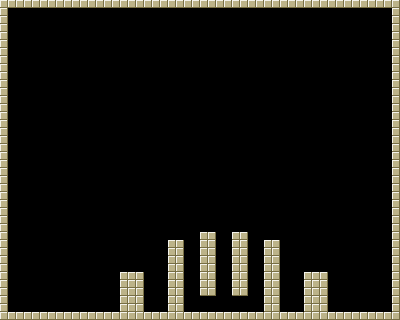

A 2D game scene composited from a Tiled map and its tileset images. What follows is a short description and the map's XML, with each tile layer's data collapsed to a summary:
An orthogonal 50x40 tile map with 8x8 px tiles, 1 tile layer (background) and 10 objects.

<map version="1.0" orientation="orthogonal" width="50" height="40" tilewidth="8" tileheight="8">
 <tileset firstgid="1" name="walls" tilewidth="8" tileheight="8">
  <image source="../tilesets/walls.png" width="32" height="16" />
  <tile id="0">
   <properties>
    <property name="shape" value="square" />
   </properties>
  </tile>
 </tileset>
 <layer name="background" width="50" height="40">
  <data>[2000 cells, 274 non-empty, 1 distinct tile ids]</data>
 </layer>
 <objectgroup name="collision" width="50" height="40">
  <object x="0" y="312" width="400" height="8" />
  <object x="0" y="0" width="8" height="312" />
  <object x="8" y="0" width="384" height="8" />
  <object x="392" y="0" width="8" height="312" />
  <object x="120" y="272" width="24" height="40" />
  <object x="168" y="240" width="16" height="72" />
  <object x="200" y="232" width="16" height="64" />
  <object x="232" y="232" width="16" height="64" />
  <object x="264" y="240" width="16" height="72" />
  <object x="304" y="272" width="24" height="40" />
 </objectgroup>
</map>
